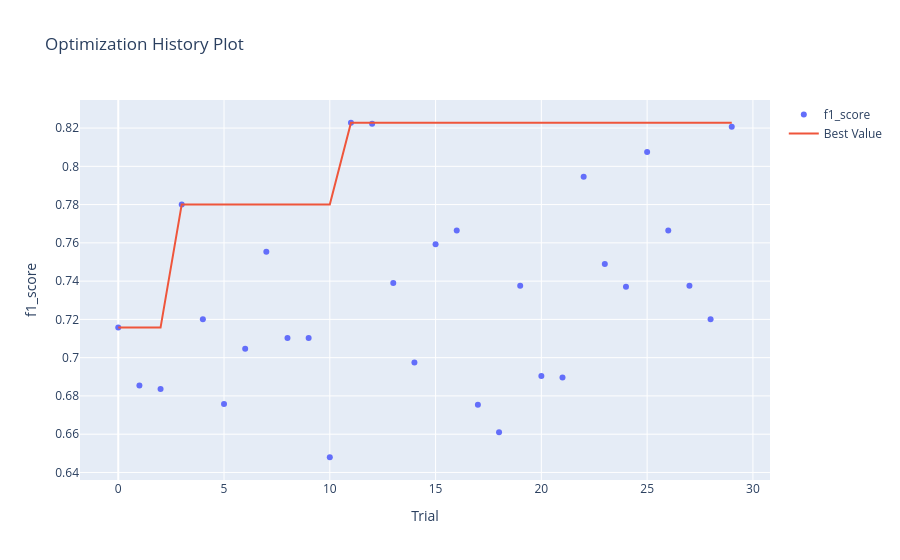

Write notebook code for a chart like this one.
### Markdown cell above
График истории оптимизации - отображает количество испытаний на оси Х и метрику на оси Y.

Следует использовать эту диаграмму, чтобы проверить, идет ли оптимизация гиперпараметров в правильном направлении или нет.

### Code cell
optuna.visualization.plot_optimization_history(study, target_name="f1_score")

### Figure 1 — Plotly figure (JSON) as saved in the notebook; plotly's stock layout.template omitted (floating-point values rounded to 4 significant figures)
{"data": [{"mode": "markers", "name": "f1_score", "type": "scatter", "x": [0, 1, 2, 3, 4, 5, 6, 7, 8, 9, 10, 11, 12, 13, 14, 15, 16, 17, 18, 19, 20, 21, 22, 23, 24, 25, 26, 27, 28, 29], "y": [0.7157, 0.6855, 0.6836, 0.7801, 0.7201, 0.6758, 0.7047, 0.7553, 0.7103, 0.7103, 0.6479, 0.8228, 0.8222, 0.739, 0.6975, 0.7593, 0.7664, 0.6753, 0.6611, 0.7376, 0.6905, 0.6896, 0.7946, 0.749, 0.7371, 0.8074, 0.7665, 0.7376, 0.7201, 0.8207]}, {"mode": "lines", "name": "Best Value", "type": "scatter", "x": [0, 1, 2, 3, 4, 5, 6, 7, 8, 9, 10, 11, 12, 13, 14, 15, 16, 17, 18, 19, 20, 21, 22, 23, 24, 25, 26, 27, 28, 29], "y": [0.7157, 0.7157, 0.7157, 0.7801, 0.7801, 0.7801, 0.7801, 0.7801, 0.7801, 0.7801, 0.7801, 0.8228, 0.8228, 0.8228, 0.8228, 0.8228, 0.8228, 0.8228, 0.8228, 0.8228, 0.8228, 0.8228, 0.8228, 0.8228, 0.8228, 0.8228, 0.8228, 0.8228, 0.8228, 0.8228]}, {"marker": {"color": "#cccccc"}, "mode": "markers", "name": "Infeasible Trial", "showlegend": false, "type": "scatter", "x": [], "y": []}], "layout": {"title": {"text": "Optimization History Plot"}, "xaxis": {"title": {"text": "Trial"}}, "yaxis": {"title": {"text": "f1_score"}}}}
